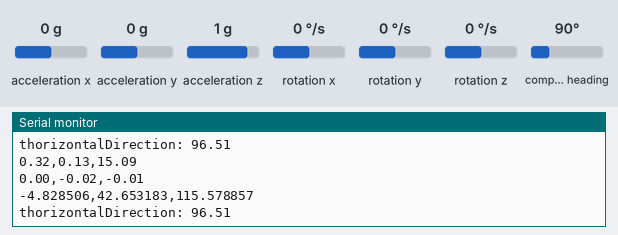
The sketch below on a simulated ESP32. On the bench: the last lines printed to the serial monitor. The test bench sets the inputs (shaded band); at power-on: acceleration x 0 g, acceleration y 0 g, acceleration z 1 g, rotation x 0 °/s, rotation y 0 °/s, rotation z 0 °/s, compass heading 90°.

Above: at 1.2 s.
1.3 s: acceleration x set to -1.4 g
2.8 s: acceleration y set to -1.4 g
At 3.26 s:
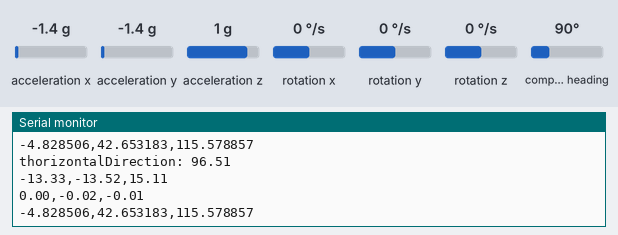
4.3 s: acceleration z set to -1.4 g
At 4.31 s:
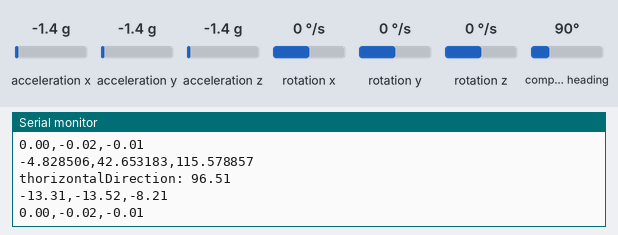
5.8 s: rotation x set to -192 °/s
At 5.89 s:
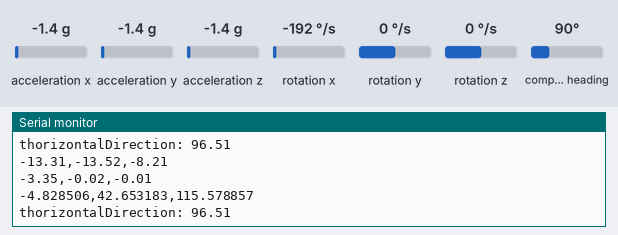
7.3 s: rotation y set to -192 °/s
At 7.36 s:
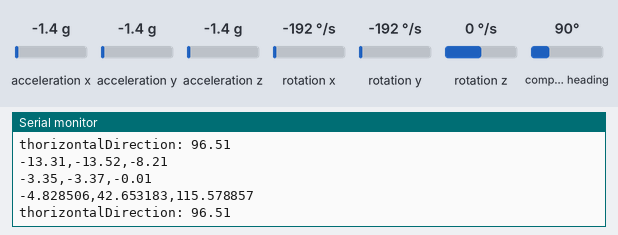
Timing chart, 0 to 9.8 s (numbered marks = the images above; inputs shaded):
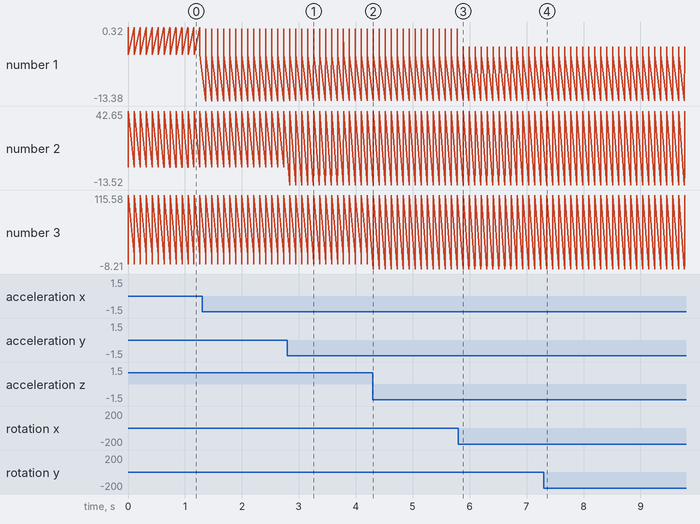

Measured:
- after the input at 2.8 s, the serial monitor: prints a new line at once (image 1)
- after the input at 4.3 s, the serial monitor: prints a new line at once (image 2)
- after the input at 5.8 s, the serial monitor: prints a new line after 0.09 s (image 3)
- after the input at 7.3 s, the serial monitor: prints a new line after 0.06 s (image 4)

The sketch:

IMU.ino
```cpp
#include <MPU9250_asukiaaa.h>
#include <Adafruit_BMP280.h>

// Define calibration parameters
float A_m[3][3] = {{0.782378, -0.002005, 0.000821},
                {-0.002005, 0.706408, -0.080720},
                {0.000821, -0.080720, 0.716338}};
float b_m[3] = {6.145758, -39.828443, -200.349275};


float A_a[3][3] = {{0.999121, -0.003824, -0.000976},
                {-0.003824, 0.998942, -0.000044},
                {-0.000976, -0.000044, 0.991294}};
float b_a[3] = {-0.017061, -0.008732, -0.553717};


MPU9250_asukiaaa mySensor;
float aX, aY, aZ, aSqrt, gX, gY, gZ, mDirection, mX, mY, mZ;

void setup() {
  Serial.begin(115200);
  while (!Serial);

#ifdef _ESP32_HAL_I2C_H_ // For ESP32
  Wire.begin(SDA_PIN, SCL_PIN);
  mySensor.setWire(&Wire);
#else
  Wire.begin();
  mySensor.setWire(&Wire);
#endif

  mySensor.beginAccel();
  mySensor.beginGyro();
  mySensor.beginMag();
}

void loop() {

  if (mySensor.accelUpdate() == 0) {
    aX = mySensor.accelX();
    aY = mySensor.accelY();
    aZ = mySensor.accelZ();
    //aSqrt = mySensor.accelSqrt();
    float calibrated_ax = A_a[0][0] * (aX - b_a[0]) + A_a[0][1] * (aY - b_a[1]) + A_a[0][2] * (aZ - b_a[2]);
    float calibrated_ay = A_a[1][0] * (aX - b_a[0]) + A_a[1][1] * (aY - b_a[1]) + A_a[1][2] * (aZ - b_a[2]);
    float calibrated_az = A_a[2][0] * (aX - b_a[0]) + A_a[2][1] * (aY - b_a[1]) + A_a[2][2] * (aZ - b_a[2]);
    Serial.print((calibrated_ax * 9.8) + 0.1725);
    Serial.print(",");
    Serial.print((calibrated_ay *9.8) + 0.045);
    Serial.print(",");
    Serial.println(calibrated_az * 9.8);
    //Serial.print("\taccelSqrt: " + String(aSqrt));
  }

  if (mySensor.gyroUpdate() == 0) {
    gX = mySensor.gyroX();
    gY = mySensor.gyroY();
    gZ = mySensor.gyroZ();
    Serial.print(radians(gX)+ 0.004623);
    Serial.print(",");
    Serial.print(radians(gY) - 0.016054);
    Serial.print(",");
    Serial.println(radians(gZ)- 0.012767);
  }

  if (mySensor.magUpdate() == 0) {
    mX = mySensor.magX();
    mY = mySensor.magY();
    mZ = mySensor.magZ();
    // Apply calibration parameters
    float calibrated_mx = A_m[0][0] * (mX - b_m[0]) + A_m[0][1] * (mY - b_m[1]) + A_m[0][2] * (mZ - b_m[2]);
    float calibrated_my = A_m[1][0] * (mX - b_m[0]) + A_m[1][1] * (mY - b_m[1]) + A_m[1][2] * (mZ - b_m[2]);
    float calibrated_mz = A_m[2][0] * (mX - b_m[0]) + A_m[2][1] * (mY - b_m[1]) + A_m[2][2] * (mZ - b_m[2]);
    mDirection = atan2(calibrated_my, calibrated_mx) * 180 / 3.14;
    if (mDirection < 0){
      mDirection += 360;
    }
    Serial.print(calibrated_mx, 6);
    Serial.print(",");
    Serial.print(calibrated_my, 6);
    Serial.print(",");
    Serial.println(calibrated_mz, 6);
    Serial.println("thorizontalDirection: " + String(mDirection));
  }
  delay(100);
  }


//position
/*
#include <MPU9250_asukiaaa.h>
#include <Adafruit_BMP280.h>

// Define calibration parameters
float A_m[3][3] = {{0.634985, 0.004124, -0.002058},
                    {0.004124, 0.639214, 0.001597},
                    {-0.002058, 0.001597, 0.665433}};
float b_m[3] = {-9.550697, 56.895877, -13.634070};

float A_a[3][3] = {{0.999121, -0.003824, -0.000976},
                    {-0.003824, 0.998942, -0.000044},
                    {-0.000976, -0.000044, 0.991294}};
float b_a[3] = {-0.017061, -0.008732, -0.553717};

MPU9250_asukiaaa mySensor;
float aX, aY, aZ, gX, gY, gZ, mX, mY, mZ;

float velocityX = 0; // Initial velocity in x direction
float positionX = 0; // Initial position in x direction

unsigned long prevTime = 0;

void setup() {
    Serial.begin(115200);
    while (!Serial);

#ifdef _ESP32_HAL_I2C_H_ // For ESP32
    Wire.begin(SDA_PIN, SCL_PIN);
    mySensor.setWire(&Wire);
#else
    Wire.begin();
    mySensor.setWire(&Wire);
#endif

    mySensor.beginAccel();
    mySensor.beginGyro();
    mySensor.beginMag();
}

void loop() {
    unsigned long currentTime = millis();
    float dt = (currentTime - prevTime) / 1000.0; // Convert milliseconds to seconds

    if (mySensor.accelUpdate() == 0) {
        aX = mySensor.accelX();
        aY = mySensor.accelY();
        aZ = mySensor.accelZ();
        float calibrated_ax = A_a[0][0] * (aX - b_a[0]) + A_a[0][1] * (aY - b_a[1]) + A_a[0][2] * (aZ - b_a[2]);

        // Integrate acceleration to get velocity
        velocityX += ((calibrated_ax * 9.8) + 0.1725) * dt;

        // Integrate velocity to get position
        positionX += velocityX * dt;

        Serial.println(positionX); // Print position in x direction
    }

    prevTime = currentTime;
}*/


//angle from gyro
/*
#include <MPU9250_asukiaaa.h>

MPU9250_asukiaaa mySensor;
float gZ;
float angleZ = 0;
unsigned long prevTime = 0;
float prevGZ = 0;

void setup() {
  Serial.begin(115200);
  while (!Serial);

  mySensor.beginGyro();
}

void loop() {
  unsigned long currentTime = millis();
  float dt = (currentTime - prevTime) / 1000.0; // Convert to seconds

  if (mySensor.gyroUpdate() == 0) {
    gZ = radians(mySensor.gyroZ()) - 0.012767;

    // Integration using trapezoidal rule
    angleZ += ((prevGZ + gZ) / 2.0) * dt;
    prevGZ = gZ;

    Serial.println(degrees(angleZ)); // Print the angle around z-axis
  }

  prevTime = currentTime; // Update previous time
}*/


/*
//angle from mag
#include <MPU9250_asukiaaa.h>
#include <Adafruit_BMP280.h>
#include <math.h>

// Define calibration parameters
float A_m[3][3] = {{0.649449, -0.004536, -0.008477},
                {-0.004536, 0.608403, -0.114700},
                {-0.008477, -0.114700, 0.664750}};
float b_m[3] = {21.926742, -26.039105, -146.304685};

MPU9250_asukiaaa mySensor;
float mX, mY, mZ;

void setup() {
  Serial.begin(115200);
  while (!Serial);

  Wire.begin();
  mySensor.setWire(&Wire);

  mySensor.beginMag();
}

void loop() {
  if (mySensor.magUpdate() == 0) {
    mX = mySensor.magX();
    mY = mySensor.magY();
    mZ = mySensor.magZ();

    // Apply calibration parameters
    float calibrated_mx = A_m[0][0] * (mX - b_m[0]) + A_m[0][1] * (mY - b_m[1]) + A_m[0][2] * (mZ - b_m[2]);
    float calibrated_my = A_m[1][0] * (mX - b_m[0]) + A_m[1][1] * (mY - b_m[1]) + A_m[1][2] * (mZ - b_m[2]);

    // Calculate rotation angle along the z-axis
    float angle_z = atan2(calibrated_mx, calibrated_my) * 180 / PI;

    Serial.println(angle_z);
  }
}*/
```
